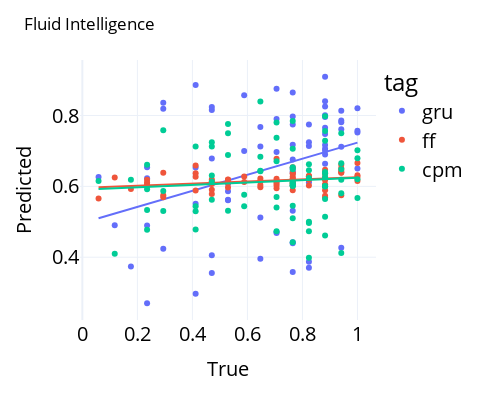
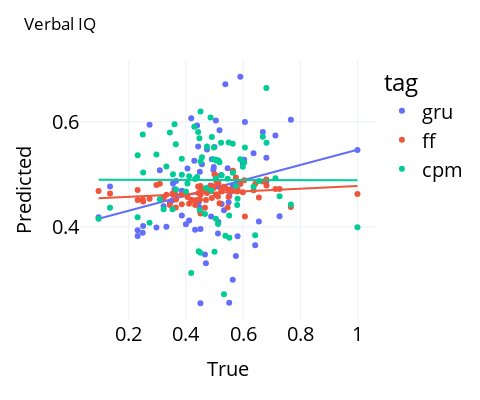
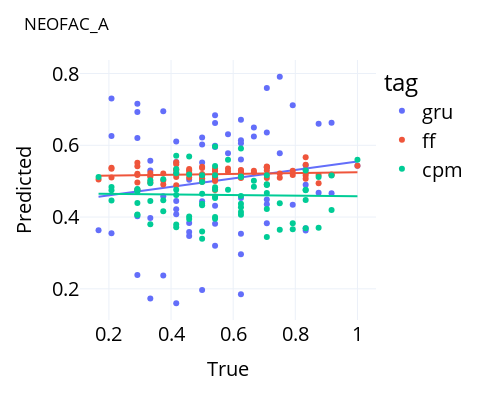
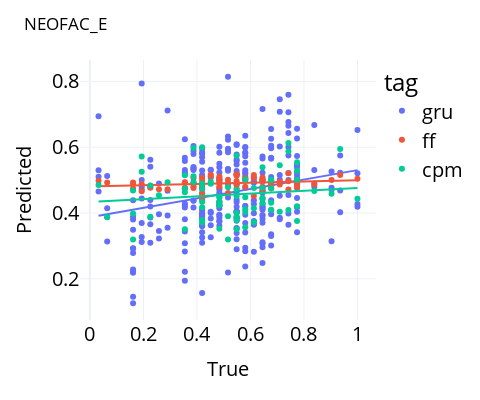

The notebook cell these images were saved under, in order:
### Code cell
for bhv in select_bhv:
    plot_y, plot_y_hat = [], []
    plot_tag = []
    for model in models:
        plot_y += list(save_y[model][bhv])
        plot_y_hat += list(save_y_hat[model][bhv])
        k_sub = len(save_y[model][bhv])
        plot_tag += [model]*k_sub

    # df for px
    df = pd.DataFrame(
        {'true': plot_y, 'predicted': plot_y_hat,
         'tag': plot_tag})
    fig = px.scatter(df, x='true', y='predicted', 
                     color='tag', trendline='ols')
    fig.update_layout(height=400, width=480,
                      title_text=pretty_bhv[bhv],
                      font_color='black',
                      legend_font_size=20)
    fig.update_xaxes(dtick=0.2, tickfont=dict(size=20),
                     title=dict(text='True',
                                font_size=20))
    fig.update_yaxes(dtick=0.2, tickfont=dict(size=20),
                     title=dict(text='Predicted',
                                font_size=20))
    fig.show()
